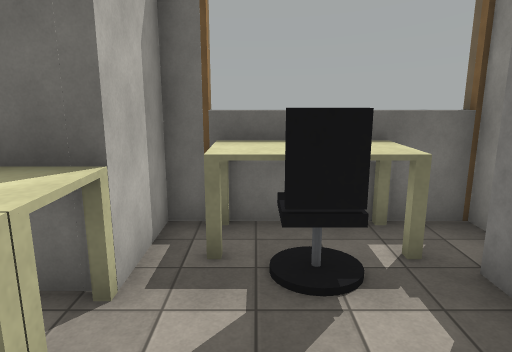
view 1 (above)

15 first-person views from a walk through a world built for the Webots simulator. The camera is 1.1 m above the floor, tilts 12° down and sees 70° across. Doors are drawn as open doorways. The floor is counted in squares, 0.5 m on a side. Each view is taken from the middle of a square. On the plan, view 1 faces up. The plan holds only what a view shows up to about 20 squares ahead; the rest is blank. Robots are left out. Simple shapes and patterns stand in for the simulator's stock objects.

view 2
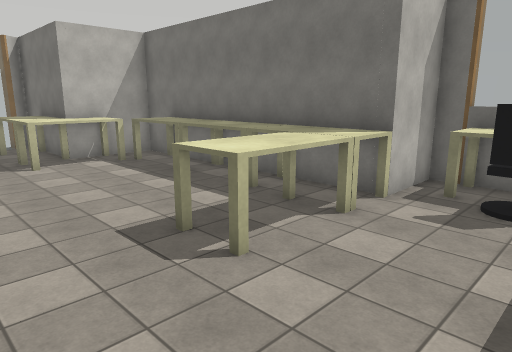

view 3
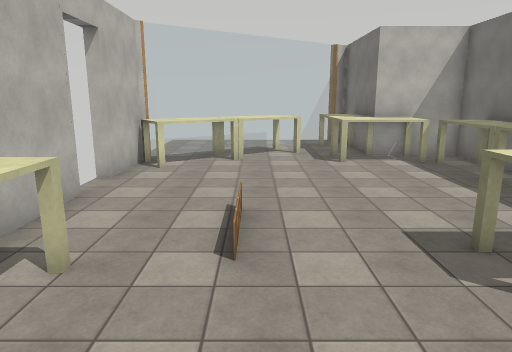

view 4
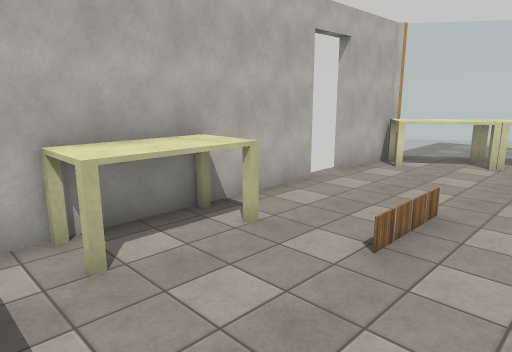

view 5
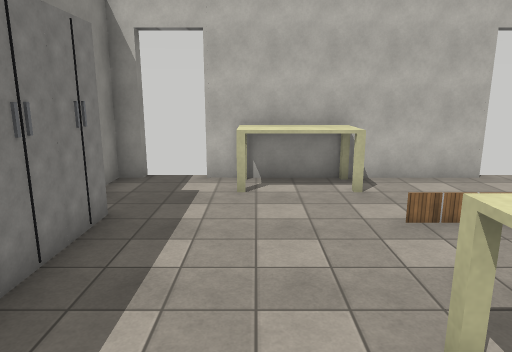

view 6
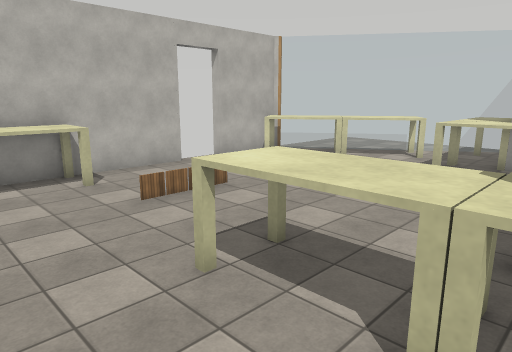

view 7
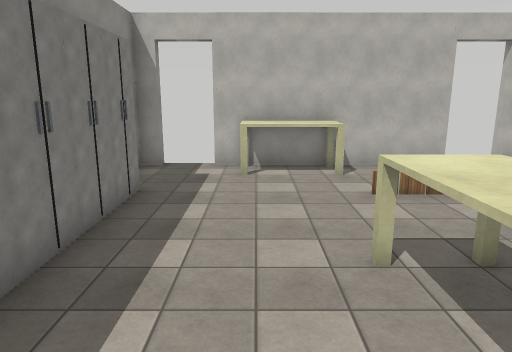

view 8
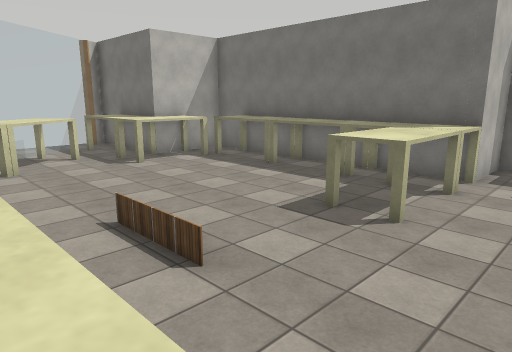

view 9
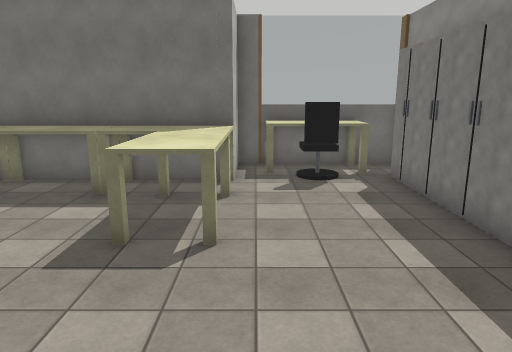

view 10
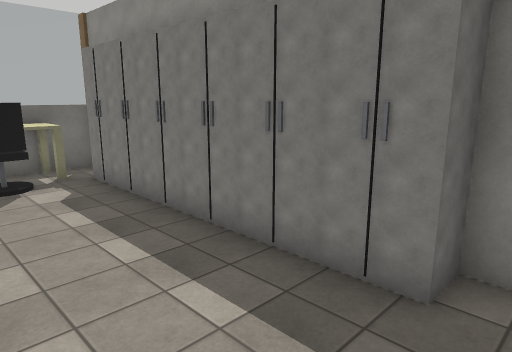

view 11
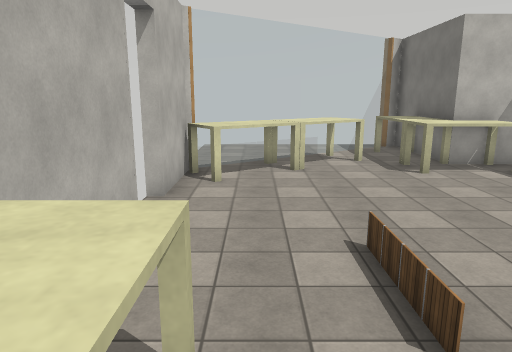

view 12
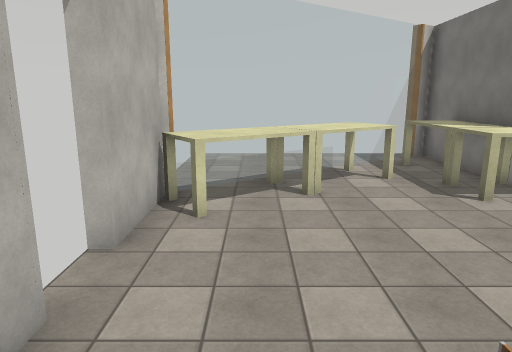

view 13
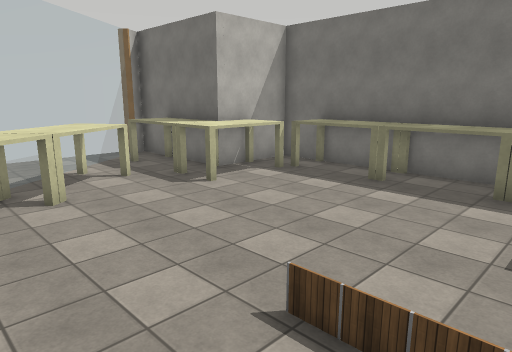

view 14
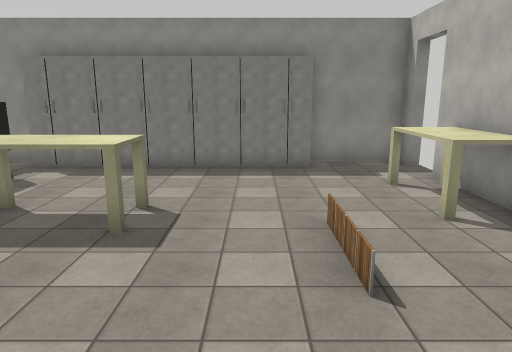

view 15
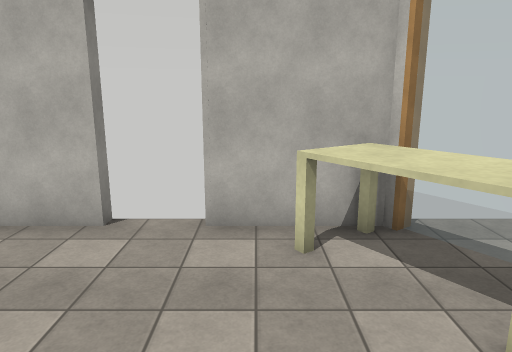

### Floor plan
Points are (right, up) in squares from view 1. A wall is a line through its corners. A room is listed if a view was taken in it or the views show most of it. See-through windows are left out.
Room 1 (views 1, 2, 3, 4, 5, 6, 7, 8, 9, 10, 11, 12, 13, 14, 15)
walls: (-6.3, -8.1) (-2.4, -8.1); (-12.4, 0.6) (-15.5, 0.6); (0.4, -8.1) (1.5, -8.1); (-11.3, -8.1) (-8.1, -8.1); (3.2, -8.1) (3.9, -8.1) (3.9, -4.8); (3.9, 4.9) (3.9, 6.9); (4, 6.4) (-1.6, 6.4) (-1.6, 3.9) (-12.3, 3.9) (-12.3, 2.4)
low walls: (-5.3, -4.3) (-2.6, -4.3) (-5.3, -4.3)
ways out: open door at (-7.5, -8); open door at (2.5, -8)
objects: table (-15, -1) to (-13, 0); table (-14, -5) to (-12, -2); table (-12, -7) to (-10, -5); table (-12, -1) to (-11, 2); table (-11, 2) to (-9, 3); table (-8, 3) to (-5, 3); table (-4, 3) to (-2, 3); table (-3, 0) to (-2, 2); table (-2, -8) to (0, -7); office chair (0, 4) to (1, 5); table (0, 5) to (2, 6); cabinet (3, -5) to (3, -4); cabinet (3, -3) to (3, -2); cabinet (3, -1); cabinet (3, 0) to (3, 1); cabinet (3, 2); cabinet (3, 3) to (3, 4)

Where each view was taken, in squares from view 1:
view 1: 0 up, 0 right, facing up
view 2: 4 down, 2 right, facing up-left
view 3: 4 down, 2 right, facing left
view 4: 2 down, 2 right, facing down-left
view 5: 2 up, 0 right, facing down
view 6: 3 up, 1 right, facing down-left
view 7: 4 up, 0 right, facing down
view 8: 7 down, 1 right, facing up-left
view 9: 6 down, 1 left, facing up
view 10: 6 down, 1 left, facing up-right
view 11: 6 down, 0 right, facing left
view 12: 6 down, 3 left, facing left
view 13: 7 down, 3 left, facing up-left
view 14: 3 down, 9 left, facing right
view 15: 2 down, 9 left, facing down
